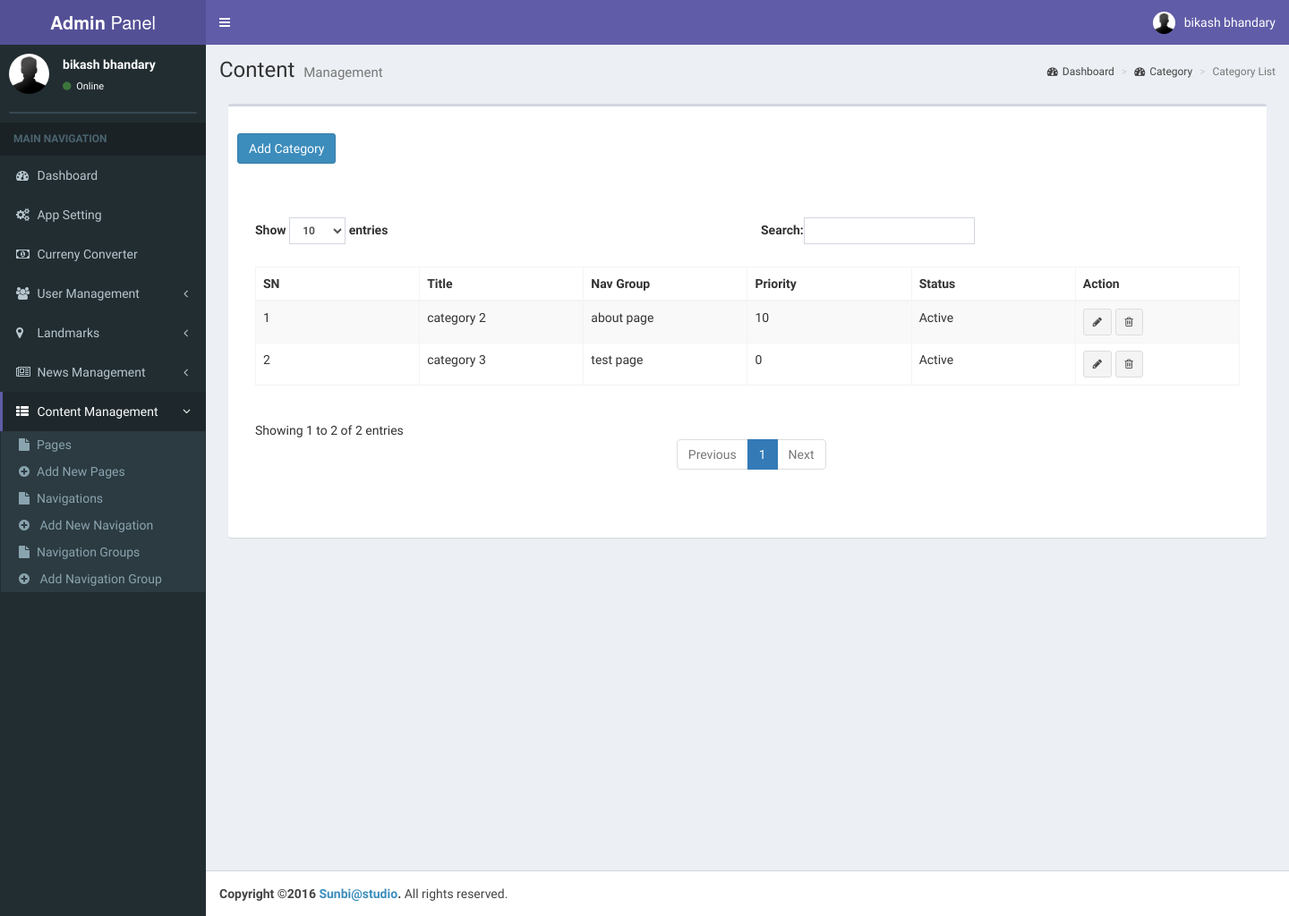
Page /admin/page/category (signed in) on the committed database.
### tables this page shows
CREATE TABLE `default_page_navigation` (
  `id` int(10) UNSIGNED NOT NULL,
  `nav_group_id` int(11) UNSIGNED NOT NULL,
  `title` varchar(100) NOT NULL,
  `url` varchar(200) NOT NULL,
  `priority` int(11) NOT NULL,
  `status` enum('0','1') NOT NULL
);

### application/libraries/Template.php (called while the page is built, shortened)
<?php
class Template {
    var $template_data = array();
    function set($name, $value)
    {
        $this->template_data[$name] = $value;
    }
    function load($template = '', $view = '', $view_data = array(), $return = FALSE)
     {
        $this->CI = & get_instance();
        $this->set('content', $this->CI->load->view($view, $view_data, TRUE));
        return $this->CI->load->view($template, $this->template_data, $return);
    }
}

### application/modules/admin/controllers/Page.php (called while the page is built, shortened)
<?php
class Page extends MX_Controller
{
    private $nav = 'page';
    public function category()
    {
        $data['nav']=$this->nav;
        $data['title']="Page Category";
        $data['button_action']='admin/page/create_category';
        $data['button']='Add Category';
        $data['table']='Category List';
        $data['breadcrumb']=array('Dashboard'=>'Dashboard','Pages'=>'Category','Category List'=>'');
        $data['edit']=base_url().'admin/page/edit_category/';
        $data['delete']=base_url().'admin/page/delete_category/';
        $data['fields']=array('SN','Title','Nav Group','Priority','Status','Action');
        $records=$this->page_model->getCategory();
        if(FALSE!=$records):
            $records=check_status($records);
        endif;
        $data['datas']=$records;
        $this->template->load('template','view_list',$data);
    }
}

### index.php (called while the page is built, shortened)
<?php
require_once BASEPATH.'core/CodeIgniter.php';

### application/modules/admin/models/Page_model.php (called while the page is built, shortened)
<?php
class Page_model extends CI_Model
{
	public function getCategory()
	{
		$query=$this->db->select('pn.id,pn.title,ng.title as nav_group,pn.priority,pn.status,')
		->from('page_navigation as pn')
		->join('navigation_groups as ng','ng.id=pn.nav_group_id','left')
		->order_by('priority','DESC')
		->get();
		$result=$query->result();
		return (isset($result) && !empty($result))? $result:array();
	}
}

### application/modules/admin/views/view_list.php (the view, shortened to what this page needs)
<div class="content-wrapper">
  <section class="content-header">
    <h1>
      Content
      <small>Management</small>
    </h1>
    <ol class="breadcrumb">
    <?php foreach($breadcrumb as $key => $value):?>
      <?php if($value==''):   ?>
         <li class="active"><?= ucfirst($key) ?></li>
       <?php else:  ?>
      <li><a href="<?php echo base_url();?>admin/<?php echo $value; ?>"><i class="fa fa-dashboard"></i><?= $value ?></a></li>
    <?php endif; ?>
    <?php endforeach; ?>
    </ol>
  </section>
  <section class="content">
    <div class="row">
      <div class="col-xs-12">
        <div class="box">
          <div class="box-header">
          </div>
          <div class="box-body">
            <div><a href="<?= base_url().$button_action ?>" class="btn btn-primary"><?= $button; ?></a></div>
            <br/>
            <div id="example1_wrapper" class="dataTables_wrapper form-inline dt-bootstrap">
            <div class="row"></div><div class="row"><div class="col-sm-12">
            <table id="example1" class="table table-bordered table-striped dataTable" role="grid" aria-describedby="example1_info">
              <thead>
                <tr role="row">
                <?php foreach ($fields as $field)
                 {
                  echo '<th class="sorting_asc" tabindex="0" aria-controls="example1" rowspan="1" colspan="1" aria-sort="ascending" aria-label="Rendering engine: activate to sort column descending" style="width: 177px;">'.$field.'</th>';
                 }   ?>
                </tr>
              </thead>
              <tbody>
                <?php
                $i=1;
                if(!empty($datas)):
                  foreach($datas as $data):
                  echo '<tr role="row" class="odd">';
                  echo '<td class="sorting_1">'.$i++.'</td>';
                  foreach($data as $key=>$v):
                   if($key=='id'):
                     elseif($key=='image'):
                       echo '<td><img src="' . base_url('uploads/banners') . '/' . $v . '" width="100"></td>';
                     elseif($key=='photo'):
                      echo '<td><img src="' . base_url('uploads/staff_photo') . '/' . $v . '" width="100"></td>';
                      else:
                      echo '<td>' .html_entity_decode($v, ENT_QUOTES,'UTF-8'). '</td>';
                           endif;
                           endforeach;
                      echo '<td> <span class="tooltip-area">'
                            . '<a href="' . $edit . $data->id . '" class="btn btn-default btn-sm" title="" data-original-title="Edit"><i class="fa fa-pencil"></i></a>
                           <a href="' . $delete . $data->id . '" class="btn btn-default btn-sm" title="" data-original-title="Delete"  onclick="return confirm(\'Are you sure\')"><i class="fa fa-trash-o"></i></a>
                                      ';
                      echo '</tr>';
                    endforeach;
                   endif;
                ?>
              </tbody>
            </table>
            </div>
            </div>
            <div class="row"><div class="col-sm-7"><div class="dataTables_paginate paging_simple_numbers" id="example1_paginate"></div></div>
            </div>
            </div>
          </div>
        </div>
      </div>
    </div>
  </section>
</div>

### application/modules/admin/views/templates/head.php (style rules this page uses)
div.row { padding: 10px; }

### rows in the picture
default_page_navigation: v "category 2", v "about page", v "10", v "Active"
default_page_navigation: v "category 3", v "test page", v "0", v "Active"

### other values in the picture
$fullname "bikash bhandary"
$value "Dashboard"
$value "Category"
$key "Category List"
$button "Add Category"
$field "SN"
$field "Title"
$field "Nav Group"
$field "Priority"
$field "Status"
$field "Action"
